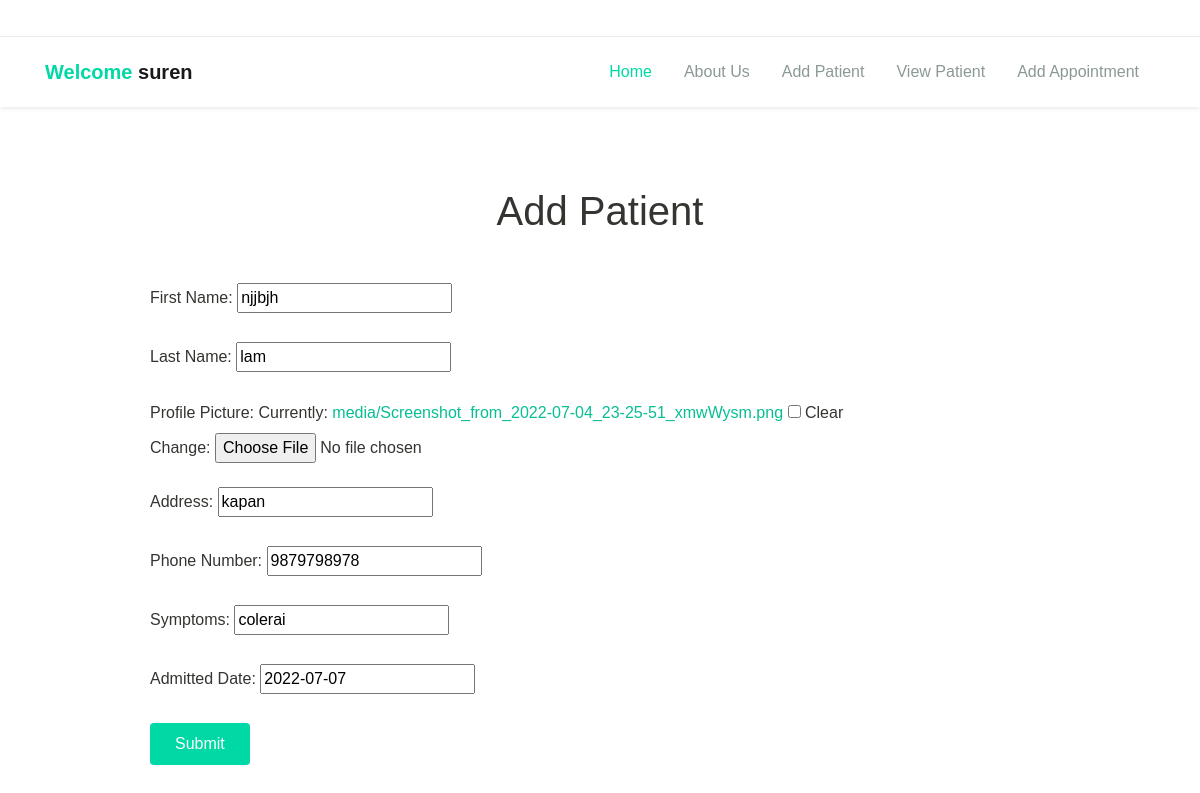
Screenshot of /patient/update/1/ (signed in) with the database file from the repository.
### userapp/models.py (models this page shows)
class User(AbstractUser):
    username_validator = UnicodeUsernameValidator()
    username = models.CharField(
        _("username"),
        max_length=150,
        unique=True,
        help_text=_(
            "Required. 5 - 150 characters or fewer. Letters, digits and @/./+/-/_ only."
        ),
        validators=[username_validator, MinLengthValidator(5)],
        error_messages={
            "unique": _("A user with that username already exists."),
        },
    )
    user_type = models.CharField(max_length=250,choices=USERTYPE_CHOICES,default="Doctor")

### patientapp/models.py (models this page shows, shortened)
class Patient(models.Model):
    first_name = models.CharField(max_length=250)
    last_name = models.CharField(max_length=250)
    profile_pic= models.ImageField(upload_to='media',null=True,blank=True)
    address = models.CharField(max_length=40)
    phoneNumber = models.CharField(max_length=20,null=False)
    symptoms = models.CharField(max_length=100,null=False)
    admitDate=models.DateField(null=True)

### patientapp/views.py (the view)
# urls.py: path('patient/update/<str:pk>/', PatientUpdate.as_view(), name="patient-update"),
class PatientUpdate(UserAccessMixins,UpdateView):
    user_access_type = [Receptionists,]
    model = Patient
    form_class = PatientForm
    template_name = "patient.html"
    success_url = '/patient/list/'

### patientapp/forms.py
class PatientForm(forms.ModelForm):
    class Meta:
        model = Patient
        fields = ['first_name', 'last_name', 'profile_pic', 'address', 'phoneNumber', 'symptoms','admitDate']
        labels = {
            'first_name': 'First Name',
            'last_name': 'Last Name',
            'profile_pic': 'Profile Picture',
            'address': 'Address',
            'phoneNumber':'Phone Number',
            'symptoms':'Symptoms',
            'admitDate':'Admitted Date',
        }

### patientapp/mixins.py (called while the page is built)
    def test_func(self):
        user = self.request.user
        user_type = user.user_type
        if user_type in self.user_access_type:
            return True
        return False

### template/patient.html (shortened to what this page needs)
{% load static %}
<!DOCTYPE html>
<html lang="en">
<head>
  <link rel="stylesheet" href="{% static 'assets/css/maicons.css' %}">
  <link rel="stylesheet" href="{% static 'assets/css/bootstrap.css' %}">
  <link rel="stylesheet" href="{% static 'assets/vendor/owl-carousel/css/owl.carousel.css' %}">
  <link rel="stylesheet" href="{% static 'assets/vendor/animate/animate.css' %}">
  <link rel="stylesheet" href="{%  static 'assets/css/theme.css' %}">
</head>
<body>
  <header>
    <div class="topbar">
      <div class="container">
        <div class="row">
        </div>
      </div>
    </div>
    <nav class="navbar navbar-expand-lg navbar-light shadow-sm">
      <div class="container">
        <a class="navbar-brand" href="#"><span class="text-primary">Welcome</span>       {{user.username}}</a>
        <div class="collapse navbar-collapse" id="navbarSupport">
            <ul class="navbar-nav ml-auto">
                <li class="nav-item active">
                  <a class="nav-link" href="{% url 'dashboard'%}">Home</a>
                </li>
                <li class="nav-item">
                  <a class="nav-link" href="about.html">About Us</a>
                </li>
                {% if request.user.user_type == 'Receptionists' %}
                <li class="nav-item">
                  <a class="nav-link" href="{% url 'patient-create' %}">Add Patient</a>
                </li>
                <li class="nav-item">
                    <a class="nav-link" href="{% url 'patient-list' %}">View Patient</a>
                  </li>
                <li class="nav-item">
                  <a class="nav-link" href="{% url 'appointment-create' %}">Add Appointment</a>
                </li>
                {% else %}
                <li class="nav-item">
                    <a class="nav-link" href="{% url 'appointment-list' %}">View Appointment</a>
                  </li>
           {% endif %}
              </ul>
        </div>
      </div>
    </nav>
  </header>
  <div class="page-section">
    <div class="container">
      <h1 class="text-center wow fadeInUp">Add Patient</h1>
      <form class="contact-form mt-5" method="post" enctype="multipart/form-data">
        {% for fm in form %}
            {{fm.label_tag}} {{fm}}  <br><br>
            {% endfor %}
        <button type="submit" class="btn btn-primary wow zoomIn"> Submit</button>
      </form>
    </div>
  </div>
</body>
</html>

### static/assets/css/theme.css (style rules this page uses)
:root { --primary: #00D9A5; --accent: #FF3D85; --secondary: #4E5AFE; --warning: #EED818; --info: #05B4E1; --danger: #FF4943; --success: #96C93D; --dark: #343531; --light: #F5F9F6; --cs: #596261; --grey: #6E807A; }
body { font-family: "Source Sans Pro", sans-serif; line-height: 1.5; color: #343531; }
a { color: #07be94; text-decoration: none; background-color: transparent; }
.text-primary { color: #00D9A5 !important; }
.btn-primary { color: #fff; background-color: #00D9A5; border-color: transparent; }
.topbar { border-bottom: 1px solid #E8EEE4; }
.topbar .row { align-items: center; min-height: 36px; }
.btn { padding: 8px 24px; }
.navbar { min-height: 70px; }
.navbar-brand { font-weight: 600; padding-top: 10px; padding-bottom: 10px; }
.navbar-nav { margin-top: 10px; border-top: 1px solid #E8EEE4; flex-shrink: 0; }
.navbar-nav .nav-link { transition: all .2s ease; }
.navbar-light .navbar-nav .nav-link { color: rgba(110, 128, 122, 0.8); }
.navbar-light .navbar-nav .show > .nav-link, .navbar-light .navbar-nav .active > .nav-link, .navbar-light .navbar-nav .nav-link.show, .navbar-light .navbar-nav .nav-link.active { font-weight: 500; color: #00D9A5; }
@media (min-width: 992px) { .navbar-expand-lg .navbar-nav { margin-top: 0; border-top: none; } }
@media (min-width: 992px) { .navbar-expand-lg .navbar-nav .nav-link { padding-right: 16px; padding-left: 16px; } }
@media (min-width: 992px) { .navbar-expand-lg .navbar-nav { align-items: center; } }
.page-section { position: relative; padding-top: 80px; padding-bottom: 80px; overflow: hidden; }
.contact-form { display: block; max-width: 900px; margin: 15px auto; }

### rows the page displays
User: username "suren"
Patient: form "njjbjh" "lam" "kapan" "9879798978" "colerai" "2022-07-07"

### other values shown
{{ fm.label_tag }} "First Name:" "Last Name:" "Profile Picture:" "Address:" "Phone Number:" "Symptoms:" "Admitted Date:"
